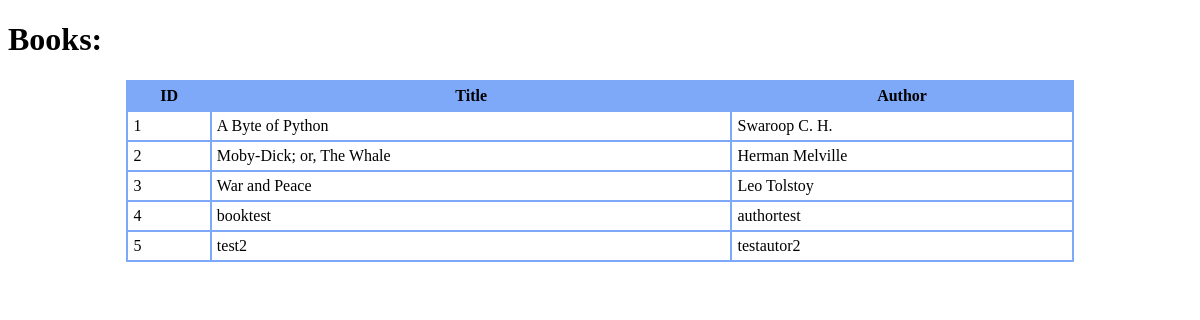
/books, run on the app's committed database.
### tables this page shows
CREATE TABLE `table_books` (
                    id INTEGER PRIMARY KEY AUTOINCREMENT, 
                    title TEXT, 
                    author TEXT, 
                    view_count INTEGER DEFAULT 0
                );

### routes.py (the view)
@app.route('/books')
def all_books() -> str:
    return render_template(
        'index.html',
        books=get_all_books(),
    )

### models.py (called while the page is built)
def get_all_books() -> List[Book]:
    with sqlite3.connect('table_books.db') as conn:
        cursor: sqlite3.Cursor = conn.cursor()
        cursor.execute("SELECT * FROM `table_books`")
        return [Book(*row) for row in cursor.fetchall()]

### templates/index.html (shortened to what this page needs)
<!DOCTYPE html>
<html>
<head>
    <link rel="stylesheet" type="text/css" href="../static/style.css">
</head>
<body>
<h1>Books:</h1>
{% if books %}
<table class="customTable">
    <thead>
    <tr>
        <th>ID</th>
        <th>Title</th>
        <th>Author</th>
    </tr>
    </thead>
    <tbody>
    {% for book in books %}
    <tr>
        <td>
            {{ book.id }}
        </td>
        <td>
            {{ book.title }}
        </td>
        <td>
            {{ book.author }}
        </td>
    </tr>
    {% endfor %}
    </tbody>
</table>
{% else %}
<h2> Sorry, no books in DB.</h2>
{% endif %}
</body>
</html>

### static/style.css (style rules this page uses)
table.customTable { width: 80%; background-color: #FFFFFF; border-collapse: collapse; border-width: 2px; border-color: #7ea8f8; border-style: solid; color: #000000; margin: auto; }
table.customTable td, table.customTable th { border-width: 2px; border-color: #7ea8f8; border-style: solid; padding: 5px; }
table.customTable thead { background-color: #7ea8f8; }

### data on the page
table_books: id "1", title "A Byte of Python", author "Swaroop C. H."
table_books: id "2", title "Moby-Dick; or, The Whale", author "Herman Melville"
table_books: id "3", title "War and Peace", author "Leo Tolstoy"
table_books: id "4", title "booktest", author "authortest"
table_books: id "5", title "test2", author "testautor2"
